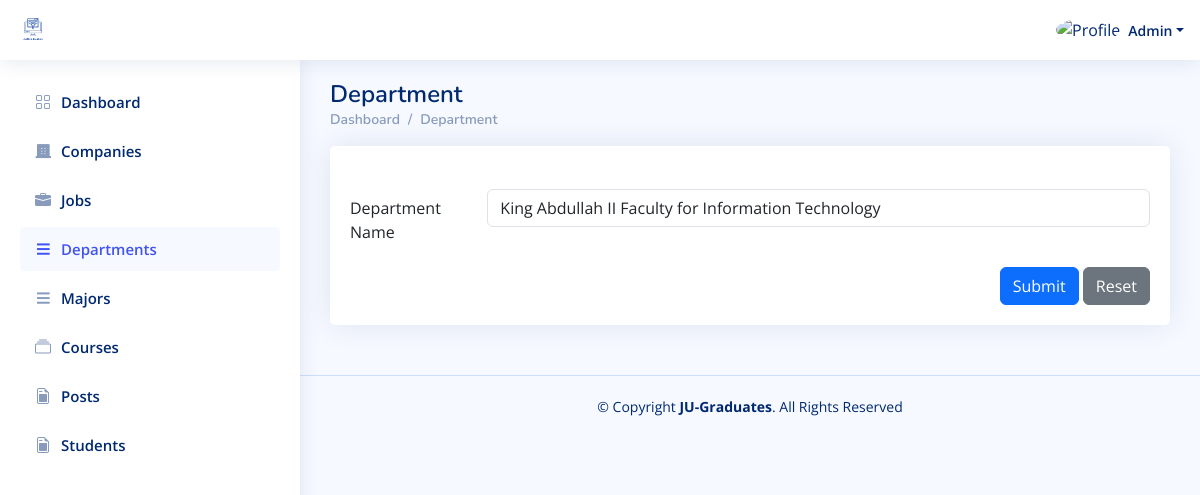
The page /Admin_Dashboard/Edit-Department.php?department_id=1 (signed in) on the database its author committed.
### tables this page shows
CREATE TABLE `users` (
  `id` int(11) NOT NULL,
  `user_type_id` int(11) DEFAULT NULL,
  `name` varchar(255) NOT NULL,
  `email` varchar(255) NOT NULL,
  `password` varchar(255) NOT NULL,
  `phone` varchar(255) NOT NULL,
  `image` varchar(255) DEFAULT 'Student-Images/userDefault.png',
  `active` int(11) NOT NULL DEFAULT 1,
  `created_at` datetime NOT NULL DEFAULT current_timestamp()
);

CREATE TABLE `departments` (
  `id` int(11) NOT NULL,
  `name` varchar(255) DEFAULT NULL,
  `created_at` datetime NOT NULL DEFAULT current_timestamp(),
  `active` int(11) DEFAULT 1
);

### Admin_Dashboard/Edit-Department.php (the view, shortened to what this page needs)
<?php
include "../Connect.php";
$A_ID = $_SESSION['A_Log'];
$department_id = $_GET['department_id'];
if (!$A_ID) {
    echo '<script language="JavaScript">
     document.location="../Login.php";
    </script>';
} else {
    $sql1 = mysqli_query($con, "select * from users where id='$A_ID'");
    $row1 = mysqli_fetch_array($sql1);
    $name = $row1['name'];
    $sql2 = mysqli_query($con, "select * from departments where id='$department_id'");
    $row2 = mysqli_fetch_array($sql2);
    $depName = $row2['name'];
}
?>
<!DOCTYPE html>
<html lang="en">
  <head>
    <link
      href="assets/vendor/bootstrap/css/bootstrap.min.css"
      rel="stylesheet"
    />
    <link
      href="assets/vendor/bootstrap-icons/bootstrap-icons.css"
      rel="stylesheet"
    />
    <link href="assets/vendor/boxicons/css/boxicons.min.css" rel="stylesheet" />
    <link href="assets/vendor/quill/quill.snow.css" rel="stylesheet" />
    <link href="assets/vendor/quill/quill.bubble.css" rel="stylesheet" />
    <link href="assets/vendor/remixicon/remixicon.css" rel="stylesheet" />
    <link href="assets/vendor/simple-datatables/style.css" rel="stylesheet" />
    <link href="assets/css/style.css" rel="stylesheet" />
  </head>
  <body>
    <header id="header" class="header fixed-top d-flex align-items-center">
      <div class="d-flex align-items-center justify-content-between">
        <a href="index.php" class="logo d-flex align-items-center">
          <img src="assets/img/image00001.jpeg" alt="" />
        </a>
      </div>
      <nav class="header-nav ms-auto">
        <ul class="d-flex align-items-center">
          <li class="nav-item dropdown pe-3">
            <a
              class="nav-link nav-profile d-flex align-items-center pe-0"
              href="#"
              data-bs-toggle="dropdown"
            >
              <img
                src="https://www.computerhope.com/jargon/g/guest-user.png"
                alt="Profile"
                class="rounded-circle"
              />
              <span class="d-none d-md-block dropdown-toggle ps-2"><?php echo $name ?></span> </a
            >
          </li>
        </ul>
      </nav>
    </header>
    <?php require './Aside-Nav/Aside.php'?>
    <main id="main" class="main">
      <div class="pagetitle">
        <h1>Department</h1>
        <nav>
          <ol class="breadcrumb">
            <li class="breadcrumb-item"><a href="index.php">Dashboard</a></li>
            <li class="breadcrumb-item">Department</li>
          </ol>
        </nav>
      </div>
      <section class="section">
        <div class="row">
          <div class="col-lg-12">
            <div class="card">
              <div class="card-body">
                <h5 class="card-title"></h5>
                <form method="POST" action="./Edit-Department.php?department_id=<?php echo $department_id ?>">
                  <div class="row mb-3">
                    <label for="inputEmail3" class="col-sm-2 col-form-label"
                      >Department Name</label
                    >
                    <div class="col-sm-10">
                      <input type="text" name="name" value="<?php echo $depName ?>" class="form-control" id="inputText" />
                    </div>
                  </div>
                  <div class="text-end">
                    <button type="submit" name="Submit" class="btn btn-primary">
                      Submit
                    </button>
                    <button type="reset" class="btn btn-secondary">
                      Reset
                    </button>
                  </div>
                </form>
              </div>
            </div>
          </div>
        </div>
      </section>
    </main>
    <footer id="footer" class="footer">
      <div class="copyright">
        &copy; Copyright <strong><span>JU-Graduates</span></strong
        >. All Rights Reserved
      </div>
    </footer>
  </body>
</html>

### Admin_Dashboard/assets/css/style.css (style rules this page uses)
:root { scroll-behavior: smooth; }
body { font-family: "Open Sans", sans-serif; background: #f6f9ff; color: #444444; }
a { color: #4154f1; text-decoration: none; }
h1, h2, h3, h4, h5, h6 { font-family: "Nunito", sans-serif; }
#main { margin-top: 60px; padding: 20px 30px; transition: all 0.3s; }
.pagetitle { margin-bottom: 10px; }
.pagetitle h1 { font-size: 24px; margin-bottom: 0; font-weight: 600; color: #012970; }
.card { margin-bottom: 30px; border: none; border-radius: 5px; box-shadow: 0px 0 30px rgba(1, 41, 112, 0.1); }
.card-title { padding: 20px 0 15px 0; font-size: 18px; font-weight: 500; color: #012970; font-family: "Poppins", sans-serif; }
.card-body { padding: 0 20px 20px 20px; }
.breadcrumb { font-size: 14px; font-family: "Nunito", sans-serif; color: #899bbd; font-weight: 600; }
.breadcrumb a { color: #899bbd; transition: 0.3s; }
.breadcrumb .breadcrumb-item::before { color: #899bbd; }
.logo { line-height: 1; }
@media (min-width: 1200px) { .logo { width: 280px; } }
.logo img { max-height: 26px; margin-right: 6px; }
.header { transition: all 0.5s; z-index: 997; height: 60px; box-shadow: 0px 2px 20px rgba(1, 41, 112, 0.1); background-color: #fff; padding-left: 20px; }
.header-nav ul { list-style: none; }
.header-nav>ul { margin: 0; padding: 0; }
.header-nav .nav-profile { color: #012970; }
.header-nav .nav-profile img { max-height: 36px; }
.header-nav .nav-profile span { font-size: 14px; font-weight: 600; }
@media (min-width: 1200px) { #main, #footer { margin-left: 300px; } }
.footer { padding: 20px 0; font-size: 14px; transition: all 0.3s; border-top: 1px solid #cddfff; }
.footer .copyright { text-align: center; color: #012970; }

### rows shown on the page
users: name "Admin"
departments: name "King Abdullah II Faculty for Information Technology"
